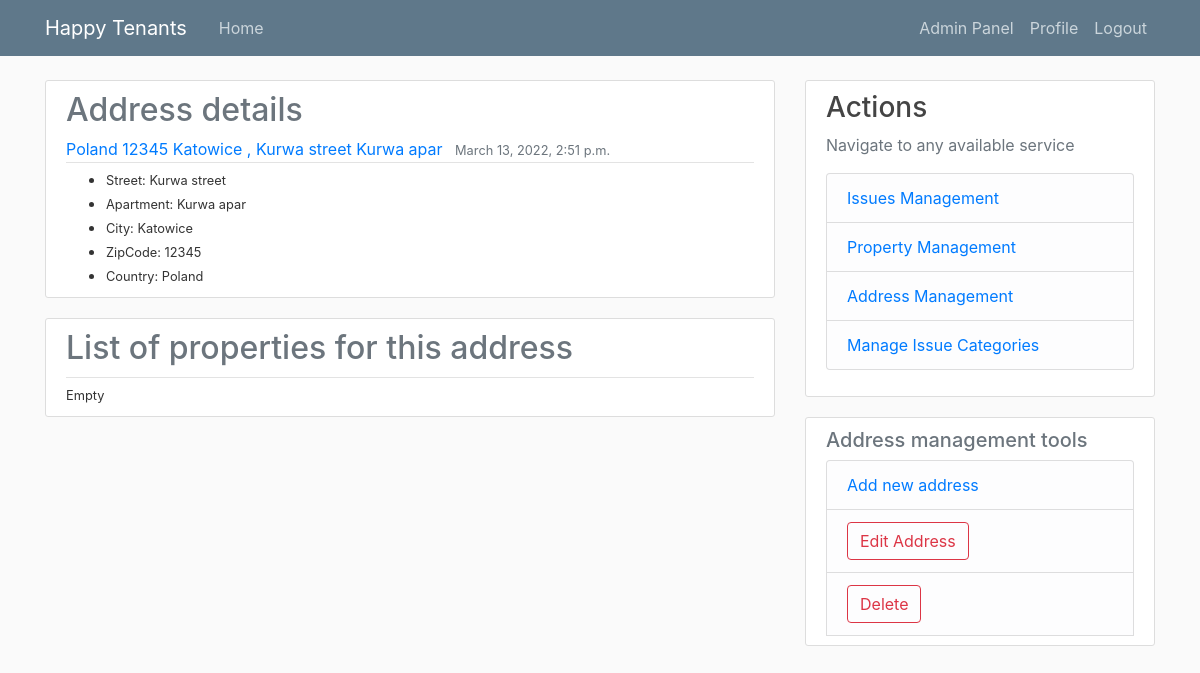
/addresses/3/ (signed in), run on an earlier commit of the app's database.
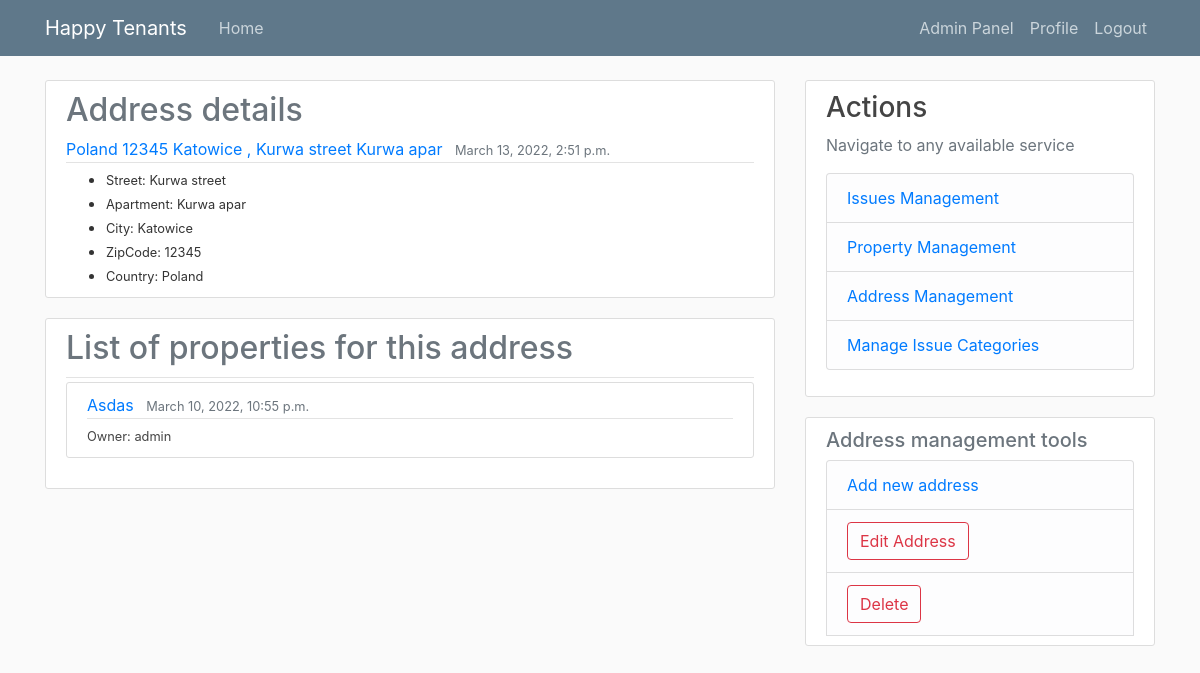
And on a later commit of the database.
### tenant_mgmt/models.py (models this page shows, shortened)
class Property(models.Model):
    name = models.CharField(max_length=50, null=True)
    address = models.ForeignKey(Address, on_delete=models.CASCADE, null=True, related_name="address_properties_set")
    owner = models.ForeignKey(User, on_delete=models.SET_NULL, related_name="owner_property_set", null=True, blank=True)
    tenants = models.ManyToManyField(User, related_name="tenant_property_set", blank=True)
    dateAdded = models.DateTimeField(auto_now_add=True)

### tenant_mgmt/views.py (the view)
# urls.py: path('addresses/<int:pk>/', AddressDetailView.as_view(), name='addressDetails'),
@method_decorator([login_required, manager_requred], name='dispatch')
class AddressDetailView(DetailView):
    model = Address
    template_name = 'tnt_mgmt/address/detail.html'
    context_object_name = 'address'
    ordering = ['dateAdded']

### tenant_mgmt/models.py (called while the page is built)
    def __str__(self) -> str:
        return f'{self.country} {self.zipCode} {self.city} , {self.street} {self.apartment}'

### tenant_mgmt/templatetags/extra_filters.py (called while the page is built)
@register.filter(name='has_groups')
def has_groups(user, group_names):
    groups = list(group_names.split('|'))
    userGroups = user.groups.all()
    for groupName in groups:
        group = Group.objects.get(name=groupName)
        if group in userGroups:
            return True
    return False

@register.filter(name='is_active')
def is_active(user):
    return len(user.groups.all()) > 0

### tenant_mgmt/templates/tnt_mgmt/address/detail.html (shortened to what this page needs)
{% extends "./base.html" %} {% block content %}
<article class="media content-section">
  <div class="media-body">
    <div class="article-metadata">
      <h2 class="text-muted">Address details</h2>
      <a class="mr-2" href="#">{{ address }}</a>
      <small class="text-muted">{{ address.dateAdded }}</small>
    </div>
    <ul>
      <li><small> Street: {{ address.street}}</small></li>
      <li><small> Apartment: {{ address.apartment}}</small></li>
      <li><small> City: {{ address.city}}</small></li>
      <li><small> ZipCode: {{ address.zipCode}}</small></li>
      <li><small> Country: {{ address.country}}</small></li>
    </ul>
  </div>
</article>
<article class="media content-section">
  <div class="media-body">
    <div class="article-metadata">
      <h2 class="text-muted">List of properties for this address</h2>
    </div>
    {% for property in address.address_properties_set.all %}
    <article class="media content-section">
      <div class="media-body">
        <div class="article-metadata">
          <a class="mr-2" href="{% url 'propertyDetails' property.id %}"
            >{{ property.name }}</a
          >
          <small class="text-muted">{{ property.dateAdded }}</small>
        </div>
        <small
          ><a class="article-title" href="#"
            >Owner: {{ property.owner.username }}</a
          ></small
        >
      </div>
    </article>
    {% empty %}
    <small>Empty</small>
    {% endfor %}
  </div>
</article>
{% endblock content %}
{% block details_view_actions %}
  <li class="list-group-item list-group-item-light"><button id="editAddress" class="btn btn-outline-danger" type="submit">Edit Address</button></li>
  <li class="list-group-item list-group-item-light"><button id="deleteAddress" class="btn btn-outline-danger" type="submit">Delete</button></li>
{% endblock details_view_actions %}

What changed in the data, as far as the page shows it:
now on this page (row edited): Property: name "Asdas", dateAdded "March 10, 2022, 10:55 p.m.", owner.username "admin"
Also different on the page:
text no longer shown: "Empty"
